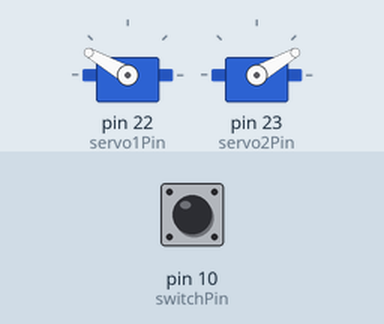
This sketch was run on a simulated Arduino Mega 2560, built with avr-gcc and run on an emulated ATmega2560. On the bench: 2 × servo. Inputs (shaded band) come from the test bench; at power-on: pin 10 (switchPin) LOW. What the sketch prints to the serial monitor is not drawn.

Above: at 1.2 s.
1.3 s: pin 10 (switchPin) pulled HIGH for 0.15 s
At 1.38 s:
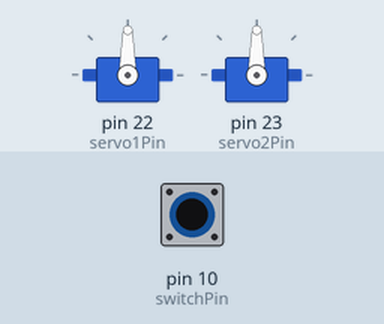
2.9 s: pin 10 (switchPin) pulled HIGH for 3.2 s
At 7.1 s:
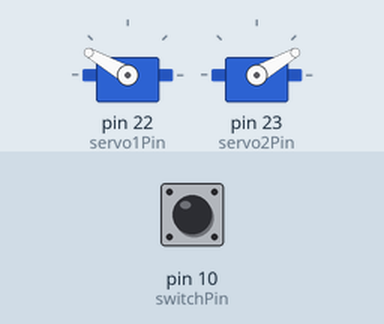
7.6 s: pin 10 (switchPin) driven HIGH
At 8.2 s:
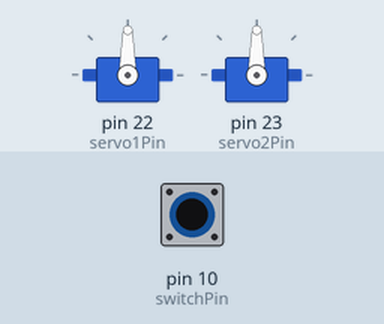
10.6 s: pin 10 (switchPin) driven LOW
At 11.6 s:
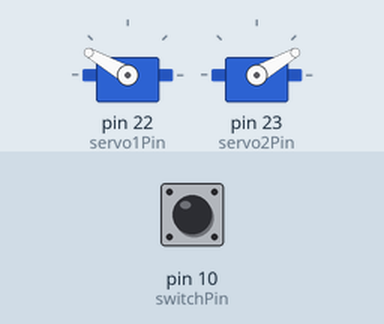
Timing chart, 0 to 13.6 s (numbered marks = the images above; inputs shaded):
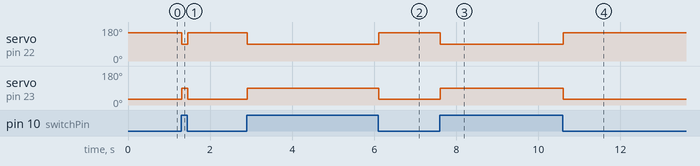

Measured:
- after the input at 1.3 s, servo on pin 22 (servo1Pin): 150° → 90° at once, → 150° 0.15 s later; servo on pin 23 (servo2Pin): 30° → 90° at once, → 30° 0.15 s later
- after the input at 2.9 s, servo on pin 22 (servo1Pin): 150° → 90° at once, → 150° 3.2 s later; servo on pin 23 (servo2Pin): 30° → 90° at once, → 30° 3.2 s later
- after the input at 7.6 s, servo on pin 22 (servo1Pin): 150° → 90° at once; servo on pin 23 (servo2Pin): 30° → 90° at once
- after the input at 10.6 s, servo on pin 22 (servo1Pin): 90° → 150° at once; servo on pin 23 (servo2Pin): 90° → 30° at once

The sketch:

milestone1.ino
```cpp
#include <Servo.h>

int baud = 9600;

int switchPin = 10;
int servo1Pin = 22;
int servo2Pin = 23;

Servo servo1;
Servo servo2;

void setup() {
  Serial.begin(baud);
  pinMode(switchPin, INPUT);
  servo1.attach(servo1Pin);
  servo2.attach(servo2Pin);
}

void loop() {
  if (digitalRead(switchPin) == HIGH) {
    Serial.print("stop\n");
    servo1.write(90);
    servo2.write(90);
  } else {
    Serial.print("go\n");
    servo1.write(150);
    servo2.write(30);
  }
}
```
